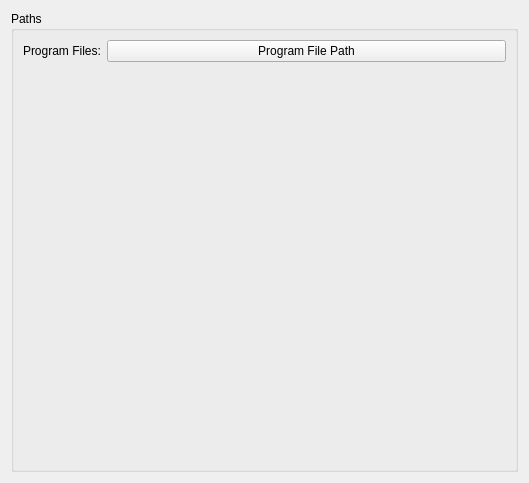
<?xml version="1.0" encoding="UTF-8"?>
<ui version="4.0">
 <class>GeneralSettings</class>
 <widget class="QWidget" name="GeneralSettings">
  <property name="geometry">
   <rect>
    <x>0</x>
    <y>0</y>
    <width>529</width>
    <height>483</height>
   </rect>
  </property>
  <property name="windowTitle">
   <string>Form</string>
  </property>
  <layout class="QVBoxLayout" name="verticalLayout">
   <item>
    <widget class="QGroupBox" name="groupBox">
     <property name="title">
      <string>Paths</string>
     </property>
     <layout class="QFormLayout" name="formLayout">
      <item row="0" column="0">
       <widget class="QLabel" name="label">
        <property name="text">
         <string>Program Files:</string>
        </property>
       </widget>
      </item>
      <item row="0" column="1">
       <widget class="QPushButton" name="programFilesPath">
        <property name="text">
         <string>Program File Path</string>
        </property>
       </widget>
      </item>
     </layout>
    </widget>
   </item>
  </layout>
 </widget>
 <resources/>
 <connections/>
</ui>
